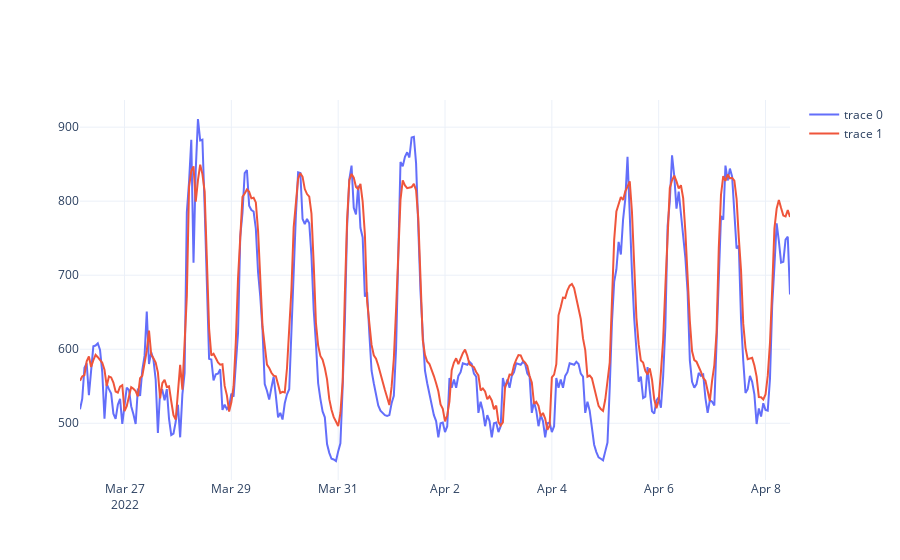

The cell this chart's notebook holds for it:
### Code cell
p2 = go.Figure()
p2.add_trace(go.Scatter(x = df_result.index, y = df_result.value))
p2.add_trace(go.Scatter(x = df_result.index, y = df_result.predictions))

### Figure 1 — Plotly figure (JSON) as saved in the notebook; plotly's stock layout.template omitted (floating-point values rounded to 4 significant figures; data arrays with more than 128 entries replaced by an {"elided": "..."} marker saying what was removed)
{"data": [{"type": "scatter", "x": {"elided": "320 str values"}, "y": {"elided": "320 float values"}}, {"type": "scatter", "x": {"elided": "320 str values"}, "y": {"elided": "320 float values"}}], "layout": {}}
